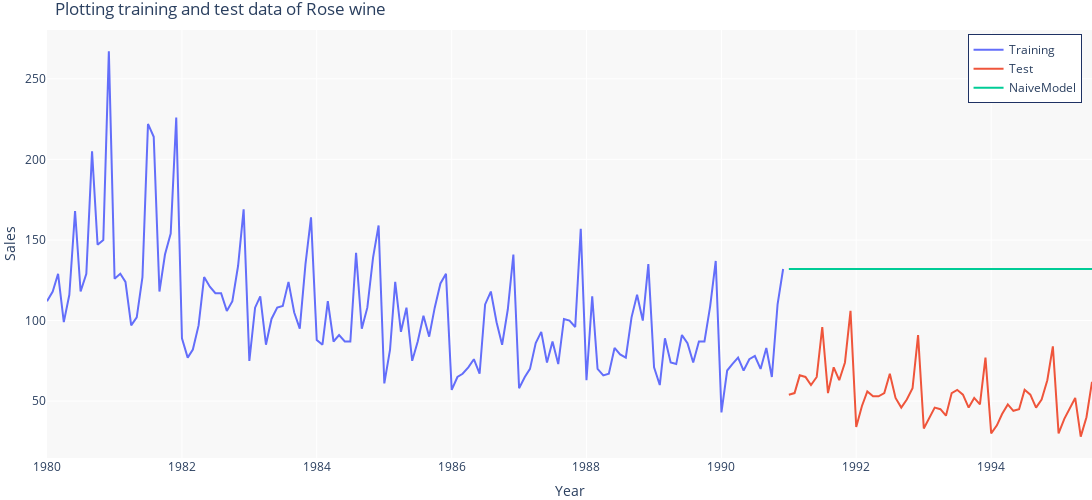

The notebook cell saved with this chart:
### Code cell
plot3 = go.Scatter(x=NaiveModel_test.index,y=NaiveModel_test['naive'],name='NaiveModel'); fig_Rose.add_trace(plot3); fig_Rose.show()
